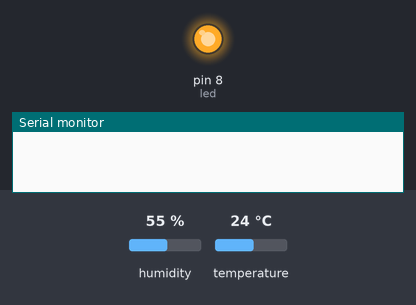
This sketch was run on a simulated Arduino Uno, built for the host (arithmetic inside an expression is 32-bit, double 64-bit). Shown: output pins drawn as LEDs (lit = HIGH), the last lines printed to the serial monitor. The test bench sets the inputs (shaded band); at power-on: humidity 55 %, temperature 24 °C. WiFi joins after 1.5 s; servers stay silent unless stated. At 5.5 s the program stops and its outputs stay as they are.

Above: at 1.6 s.
At 2.6 s:
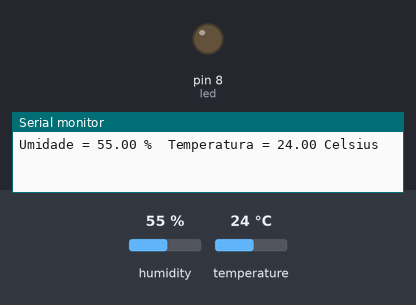
Timing chart, 0 to 7.0 s (numbered marks = the images above):
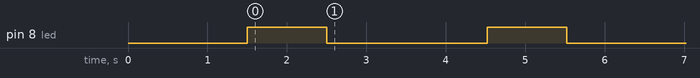

Measured:
- by itself, pin 8 (led): HIGH → LOW at 2.5 s, → HIGH 2.0 s later, → LOW 1.0 s later

The sketch:

arduinoEth.ino
```cpp
#include <dht.h>
#include <SPI.h>
#include <Ethernet.h>

#define chuvaPin A0
#define dht_dpin A1 //Pino DATA do Sensor ligado na porta Analogica A1
#define mortePin A2

int led = 8;
dht DHT; //Inicializa o sensor
float valChuva=0;
float parametroMorte=100;
byte mac[] = { 0xDE, 0xAD, 0xBE, 0xEF, 0xFE, 0xED };
char server[] = "10.0.0.2";    // name address for Google (using DNS)

IPAddress ip(10, 0, 0, 3);
EthernetClient client;
//declaracao das funcoes
void piscarLed();
void dht11Sensor();
void sensorChuva();
void envioMorteApi();
void webApi();
void morteSensor();

void setup()
{
  pinMode(led, OUTPUT);
  pinMode(chuvaPin, INPUT);
  pinMode(mortePin, INPUT);
  digitalWrite(led, LOW);
  Serial.begin(9600);
  if (Ethernet.begin(mac) == 0) {
    Serial.println("Failed to configure Ethernet using DHCP");
    // try to congifure using IP address instead of DHCP:
    Ethernet.begin(mac, ip);
  }
  piscarLed();

}

void loop()
{
  dht11Sensor();
  sensorChuva();
  piscarLed();
  webApi();
  //morteSensor();
  envioMorteApi();
  delay(1000);
}

//funcoes:
void morteSensor(){
  float valorMorte= analogRead(mortePin);
  Serial.print("Morte: ");
  Serial.println(valorMorte);
  if(valorMorte>parametroMorte){
      envioMorteApi();
  }
}
void webApi(){
  if (client.available()) {
    char c = client.read();
    Serial.print(c);
  }
  if (!client.connected()) {
    Serial.println();
    Serial.println("disconnecting.");
    client.stop();

    // do nothing forevermore:
    while (true);
  }
}
void envioMorteApi(){
  if (client.connect(server, 8080)) {
    Serial.println("connected");
    // Make a HTTP request:
    client.println("GET /?t=armadilha1&c=1 HTTP/1.1");
    client.println("Host: 10.0.0.3");
    client.println("Connection: close");
    client.println();
  } else {
    // if you didn't get a connection to the server:
    Serial.println("connection failed");
  }
}

void sensorChuva(){
  valChuva=analogRead(chuvaPin);
  Serial.print("chuva: ");
  if(valChuva<400){
    Serial.println("Chovendo");
  }else{
    Serial.println("Sem chuva");
  }

}
void piscarLed (){
  digitalWrite(led, HIGH);
  delay(1000);
  digitalWrite(led, LOW);
}

void dht11Sensor(){
  DHT.read11(dht_dpin); //Lê as informações do sensor
  Serial.print("Umidade = ");
  Serial.print(DHT.humidity);
  Serial.print(" %  ");
  Serial.print("Temperatura = ");
  Serial.print(DHT.temperature);
  Serial.println(" Celsius  ");
  delay(2000);
}
```
